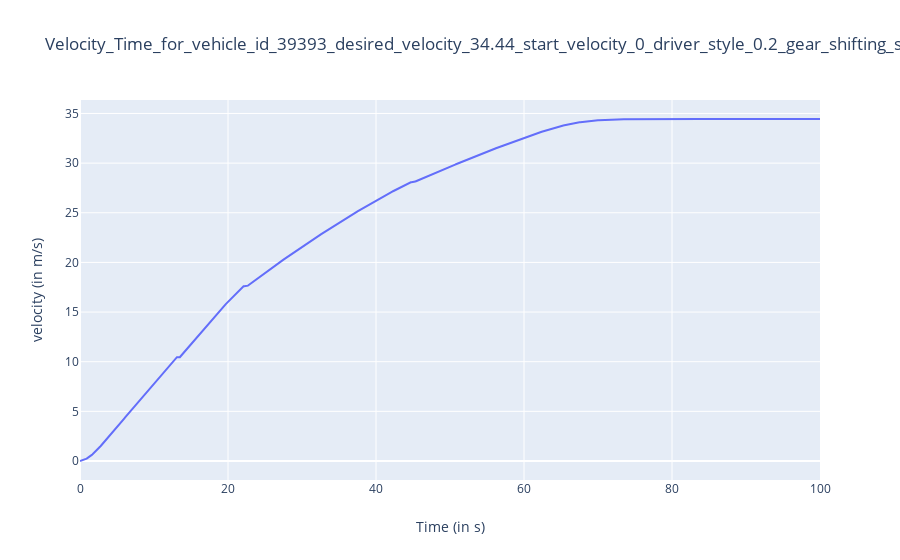

Write notebook code for a chart like this one.
### Markdown cell above
# Compute and plot velocity versus time graph

### Code cell
outputs = sol['outputs'] # outputs of the dispatcher
layout = go.Layout(title=f"Velocity_Time_for_vehicle_id_{vehicle_id}_desired_velocity_{np.round(desired_velocity, 2)}_start_velocity_{np.round(starting_velocity, 2)}_driver_style_{driver_style}_gear_shifting_style_{gear_shifting_style}",
                xaxis=dict(title='Time (in s)'),
                yaxis=dict(title='velocity (in m/s)'))
data = [dict(x=outputs['times'], y=outputs['velocities'])] # select the desired outputs
fig = go.Figure(data=data, layout=layout)
iplot(fig)

### Figure 1 — Plotly figure (JSON) as saved in the notebook; plotly's stock layout.template omitted (floating-point values rounded to 4 significant figures; data arrays with more than 128 entries replaced by an {"elided": "..."} marker saying what was removed)
{"data": [{"type": "scatter", "x": {"elided": "1001 float values"}, "y": {"elided": "1002 float values"}}], "layout": {"title": {"text": "Velocity_Time_for_vehicle_id_39393_desired_velocity_34.44_start_velocity_0_driver_style_0.2_gear_shifting_style_0.9"}, "xaxis": {"title": {"text": "Time (in s)"}}, "yaxis": {"title": {"text": "velocity (in m/s)"}}}}
